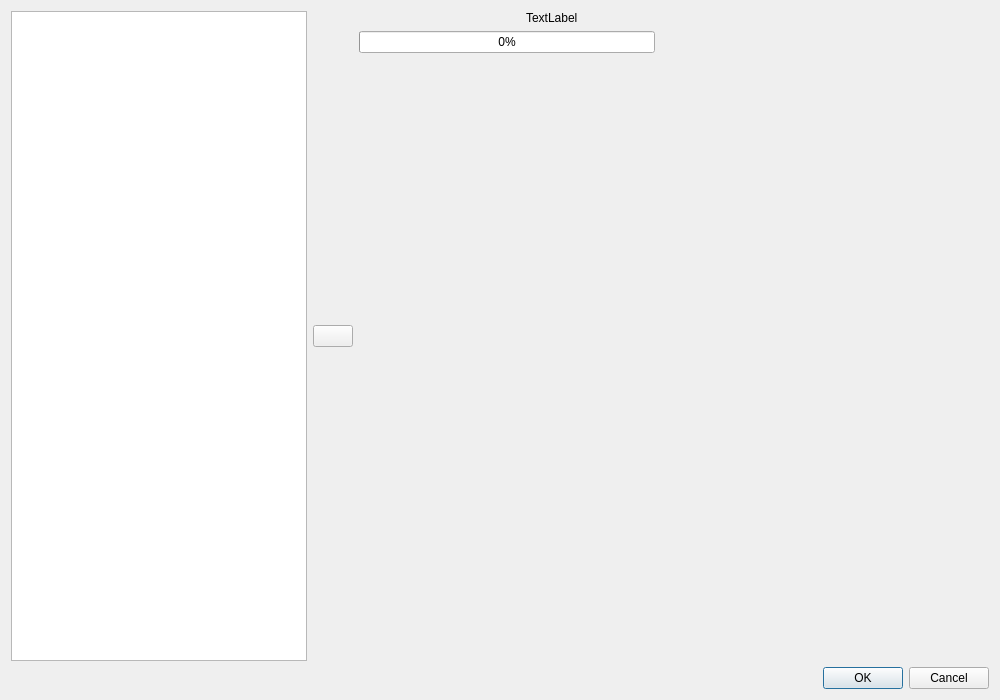
<?xml version="1.0" encoding="UTF-8"?>
<ui version="4.0">
 <class>ImportController</class>
 <widget class="QDialog" name="ImportController">
  <property name="geometry">
   <rect>
    <x>0</x>
    <y>0</y>
    <width>1000</width>
    <height>700</height>
   </rect>
  </property>
  <property name="windowTitle">
   <string>Import</string>
  </property>
  <property name="windowIcon">
   <iconset resource="../../../../ressources.qrc">
    <normaloff>:/images/images/vlmc.png</normaloff>:/images/images/vlmc.png</iconset>
  </property>
  <layout class="QVBoxLayout" name="verticalLayout_11">
   <item>
    <layout class="QHBoxLayout" name="mainLayout">
     <item>
      <layout class="QHBoxLayout" name="horizontalLayout_2">
       <item>
        <widget class="QTreeView" name="treeView"/>
       </item>
       <item>
        <widget class="QPushButton" name="forwardButton">
         <property name="text">
          <string/>
         </property>
         <property name="icon">
          <iconset resource="../../../../ressources.qrc">
           <normaloff>:/images/forward</normaloff>:/images/forward</iconset>
         </property>
        </widget>
       </item>
       <item>
        <layout class="QVBoxLayout" name="verticalLayout_9">
         <item>
          <layout class="QHBoxLayout" name="errorLayout">
           <property name="sizeConstraint">
            <enum>QLayout::SetMinimumSize</enum>
           </property>
           <item>
            <widget class="QLabel" name="errorLabelImg">
             <property name="sizePolicy">
              <sizepolicy hsizetype="Maximum" vsizetype="Maximum">
               <horstretch>0</horstretch>
               <verstretch>0</verstretch>
              </sizepolicy>
             </property>
             <property name="text">
              <string/>
             </property>
             <property name="pixmap">
              <pixmap resource="../../../../ressources.qrc">:/images/error</pixmap>
             </property>
            </widget>
           </item>
           <item>
            <widget class="QLabel" name="errorLabel">
             <property name="sizePolicy">
              <sizepolicy hsizetype="Maximum" vsizetype="Maximum">
               <horstretch>0</horstretch>
               <verstretch>0</verstretch>
              </sizepolicy>
             </property>
             <property name="text">
              <string>TextLabel</string>
             </property>
            </widget>
           </item>
          </layout>
         </item>
         <item>
          <widget class="QProgressBar" name="progressBar">
           <property name="value">
            <number>0</number>
           </property>
           <property name="textVisible">
            <bool>true</bool>
           </property>
          </widget>
         </item>
         <item>
          <widget class="QWidget" name="stackViewContainer" native="true">
           <property name="minimumSize">
            <size>
             <width>250</width>
             <height>0</height>
            </size>
           </property>
           <property name="maximumSize">
            <size>
             <width>16777215</width>
             <height>16777215</height>
            </size>
           </property>
           <property name="baseSize">
            <size>
             <width>250</width>
             <height>0</height>
            </size>
           </property>
          </widget>
         </item>
        </layout>
       </item>
       <item>
        <layout class="QVBoxLayout" name="verticalLayout_2">
         <item>
          <widget class="PreviewWidget" name="previewContainer" native="true">
           <property name="minimumSize">
            <size>
             <width>328</width>
             <height>340</height>
            </size>
           </property>
           <property name="maximumSize">
            <size>
             <width>16777215</width>
             <height>340</height>
            </size>
           </property>
          </widget>
         </item>
         <item>
          <widget class="ClipMetadataDisplayer" name="metadataContainer" native="true"/>
         </item>
         <item>
          <widget class="QWidget" name="tagContainer" native="true"/>
         </item>
        </layout>
       </item>
      </layout>
     </item>
    </layout>
   </item>
   <item>
    <widget class="QDialogButtonBox" name="buttonBox">
     <property name="orientation">
      <enum>Qt::Horizontal</enum>
     </property>
     <property name="standardButtons">
      <set>QDialogButtonBox::Cancel|QDialogButtonBox::Ok</set>
     </property>
    </widget>
   </item>
  </layout>
 </widget>
 <customwidgets>
  <customwidget>
   <class>ClipMetadataDisplayer</class>
   <extends>QWidget</extends>
   <header>ClipMetadataDisplayer.h</header>
   <container>1</container>
  </customwidget>
  <customwidget>
   <class>PreviewWidget</class>
   <extends>QWidget</extends>
   <header>PreviewWidget.h</header>
   <container>1</container>
  </customwidget>
 </customwidgets>
 <resources>
  <include location="../../../../ressources.qrc"/>
 </resources>
 <connections>
  <connection>
   <sender>buttonBox</sender>
   <signal>accepted()</signal>
   <receiver>ImportController</receiver>
   <slot>accept()</slot>
   <hints>
    <hint type="sourcelabel">
     <x>248</x>
     <y>254</y>
    </hint>
    <hint type="destinationlabel">
     <x>157</x>
     <y>274</y>
    </hint>
   </hints>
  </connection>
  <connection>
   <sender>buttonBox</sender>
   <signal>rejected()</signal>
   <receiver>ImportController</receiver>
   <slot>reject()</slot>
   <hints>
    <hint type="sourcelabel">
     <x>316</x>
     <y>260</y>
    </hint>
    <hint type="destinationlabel">
     <x>286</x>
     <y>274</y>
    </hint>
   </hints>
  </connection>
 </connections>
</ui>
